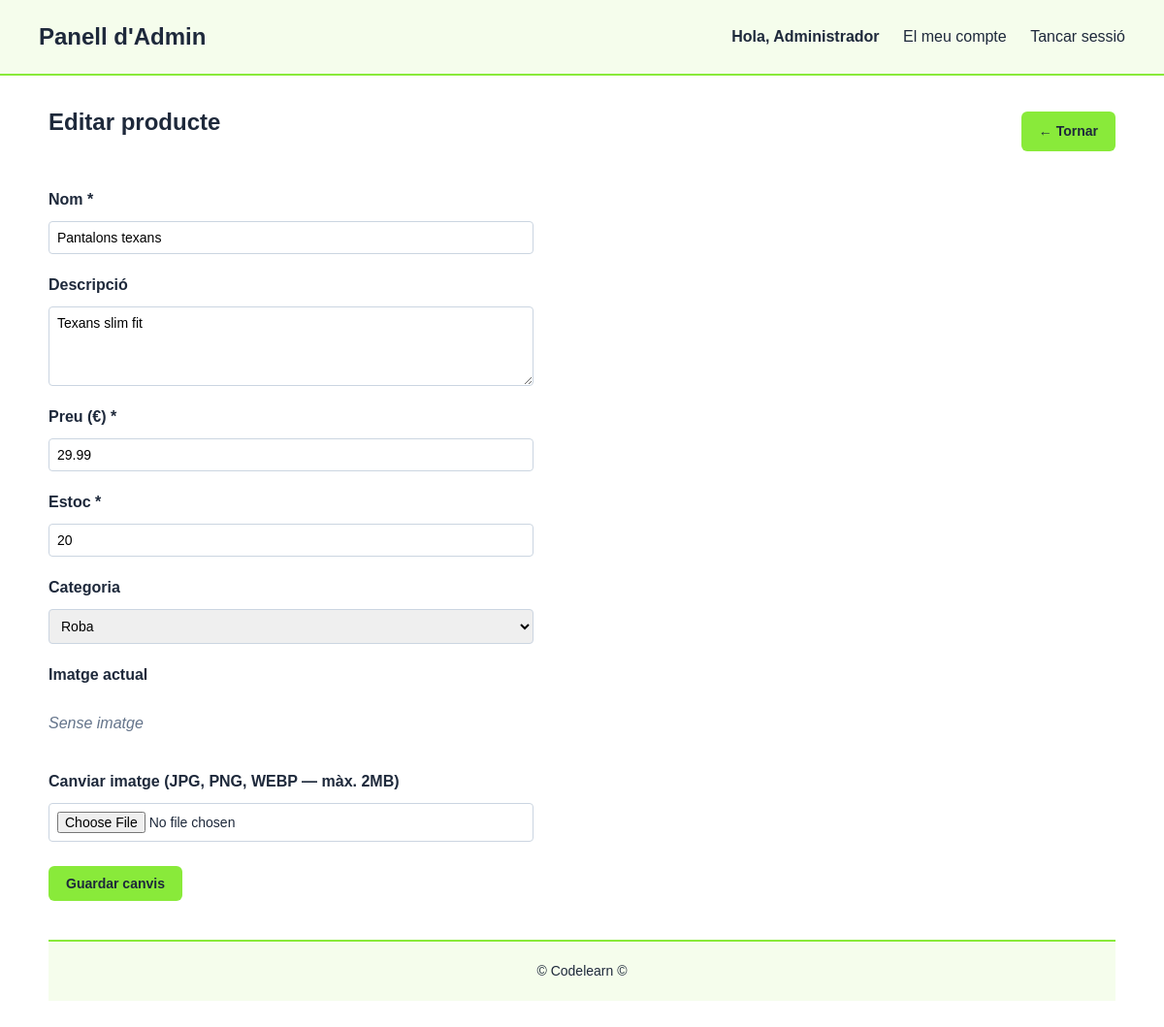
Screenshot of /admin/editar_producte.php?id=2 (signed in) with the database file from the repository.
### tables this page shows
CREATE TABLE productes (
    id           INT AUTO_INCREMENT PRIMARY KEY,
    nom          VARCHAR(200)   NOT NULL,
    descripcio   TEXT,
    preu         DECIMAL(10,2)  NOT NULL,
    estoc        INT            NOT NULL DEFAULT 0,
    imatge       VARCHAR(255),
    categoria_id INT,
    creat_a      TIMESTAMP DEFAULT CURRENT_TIMESTAMP,
    FOREIGN KEY (categoria_id) REFERENCES categories(id) ON DELETE SET NULL
);

CREATE TABLE categories (
    id  INT AUTO_INCREMENT PRIMARY KEY,
    nom VARCHAR(100) NOT NULL
);

### admin/editar_producte.php (the view, shortened to what this page needs)
<?php
require_once '../includes/db.php';
$id = (int)$_GET['id'];
$stmt = $pdo->prepare("SELECT * FROM productes WHERE id = ?");
$stmt->execute([$id]);
$producte = $stmt->fetch();
$stmt = $pdo->prepare("SELECT * FROM categories ORDER BY nom ASC");
$stmt->execute();
$categories = $stmt->fetchAll();
require_once '../includes/header.php';
?>
<div class="admin-barra">
    <h2>Editar producte</h2>
    <a href="index.php" class="boto">← Tornar</a>
</div>
<form method="POST" action="editar_producte.php?id=<?= $id ?>" enctype="multipart/form-data" class="formulari-admin">
    <label for="nom">Nom *</label>
    <input type="text" id="nom" name="nom" required
           value="<?= htmlspecialchars($_POST['nom'] ?? $producte['nom']) ?>">
    <label for="descripcio">Descripció</label>
    <textarea id="descripcio" name="descripcio" rows="4"><?= htmlspecialchars($_POST['descripcio'] ?? $producte['descripcio']) ?></textarea>
    <label for="preu">Preu (€) *</label>
    <input type="number" id="preu" name="preu" step="0.01" min="0" required
           value="<?= htmlspecialchars($_POST['preu'] ?? $producte['preu']) ?>">
    <label for="estoc">Estoc *</label>
    <input type="number" id="estoc" name="estoc" min="0" required
           value="<?= htmlspecialchars($_POST['estoc'] ?? $producte['estoc']) ?>">
    <label for="categoria_id">Categoria</label>
    <select id="categoria_id" name="categoria_id">
        <?php foreach ($categories as $categoria): ?>
            <option value="<?= $categoria['id'] ?>"
                <?= (($_POST['categoria_id'] ?? $producte['categoria_id']) == $categoria['id']) ? 'selected' : '' ?>>
                <?= htmlspecialchars($categoria['nom']) ?>
            </option>
        <?php endforeach; ?>
    </select>
    <label>Imatge actual</label>
    <?php if ($producte['imatge']): ?>
        <img src="../uploads/<?= htmlspecialchars($producte['imatge']) ?>"
             alt="Imatge actual" class="previsualitzacio-imatge">
    <?php else: ?>
        <p class="text-gris">Sense imatge</p>
    <?php endif; ?>
    <label for="imatge">Canviar imatge (JPG, PNG, WEBP — màx. 2MB)</label>
    <input type="file" id="imatge" name="imatge" accept="image/jpeg,image/png,image/webp">
    <button type="submit" class="boto boto-nou">Guardar canvis</button>
</form>
<?php require_once '../includes/footer.php'; ?>

### css/estils.css (style rules this page uses)
body { background-color: #fff; color: #1e293b; font-family: Arial, sans-serif; margin: 0; line-height: 1.5; }
h2 { margin-top: 0; }
.boto { display: inline-block; background-color: #89ea3a; color: #1e293b; padding: 10px 18px; border: none; border-radius: 6px; text-decoration: none; font-size: 14px; font-weight: bold; cursor: pointer; }
.admin-barra { display: flex; justify-content: space-between; align-items: center; margin-bottom: 20px; }
.formulari-admin { max-width: 500px; display: flex; flex-direction: column; gap: 10px; }
.formulari-admin label { font-weight: bold; margin-top: 10px; }
.formulari-admin input, .formulari-admin textarea, .formulari-admin select { padding: 8px; border: 1px solid #cbd5e1; border-radius: 4px; font-family: inherit; font-size: 14px; }
.formulari-admin button { margin-top: 15px; align-self: flex-start; }
.text-gris { color: #64748b; font-style: italic; }

### rows the page displays
productes: nom "Pantalons texans", descripcio "Texans slim fit", preu "29.99", estoc "20", categoria_id "Roba"

### other values shown
$titol "Panell d'Admin"
$_SESSION['nom'] "Administrador"
